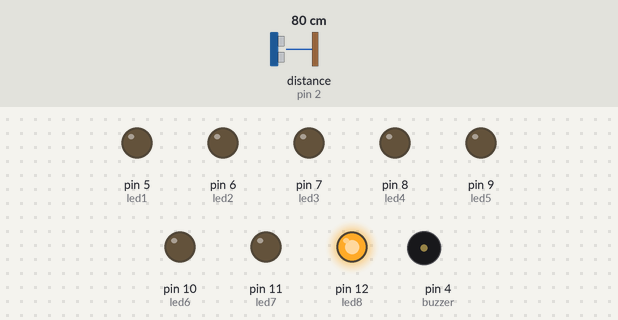
Bench run of a sketch on a simulated Arduino Uno, built with avr-gcc and run on an emulated ATmega328P. Parts: output pins drawn as LEDs (lit = HIGH), buzzer (waves = sounding). Wiring (inferred from the names in the program): ultrasonic range finder: trigger pin 3; echo pin 2. The test bench sets the inputs (shaded band); at power-on: distance to the obstacle (sensor on pin 2) 80 cm. The echo pulse lasts 58.3 µs per cm; pins used as bus, display or sensor lines are not drawn; what the sketch prints to the serial monitor is not drawn.

Above: at 13.8 s.
13.9 s: distance to the obstacle (sensor on pin 2) set to 18 cm
27.2 s: distance to the obstacle (sensor on pin 2) set to 14 cm
At 38.9 s:
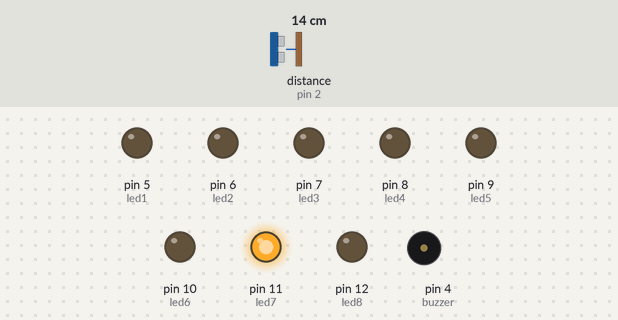
39.5 s: distance to the obstacle (sensor on pin 2) set to 2 cm
At 49.7 s:
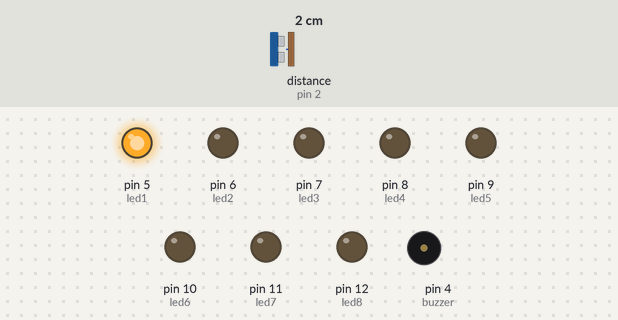
53.5 s: distance to the obstacle (sensor on pin 2) set to 9 cm
At 55.5 s:
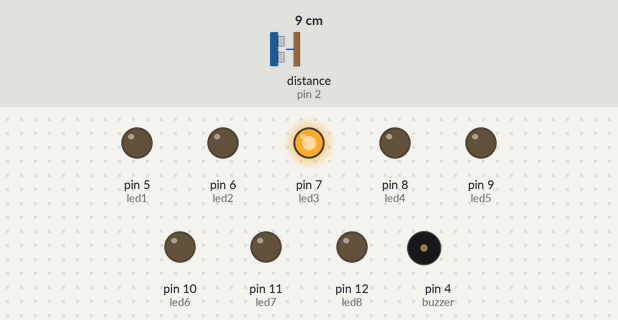
67.5 s: distance to the obstacle (sensor on pin 2) set to 4 cm
At 75.6 s:
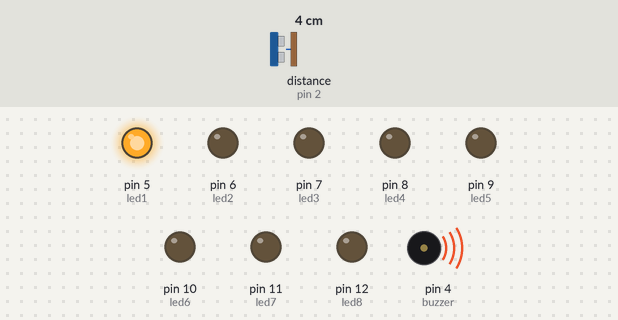
Timing chart, 0 to 82.5 s (numbered marks = the images above; inputs shaded):
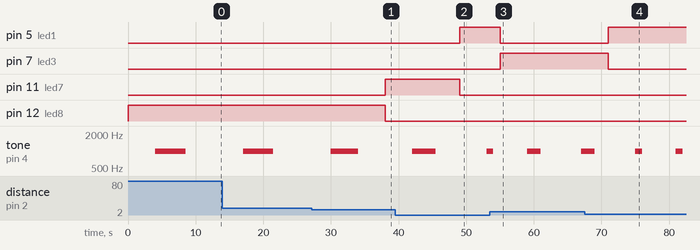

The sketch:

Sens_r.ino
```cpp
#define echoPin 2 // συνδέστε την ακίδα D2 Arduino στην ακίδα Echo του HC-SR04
#define trigPin 3 // συνδέστε την ακίδα D3 Arduino στην ακίδα Trig του HC-SR04
long duration;
int distance=100;
int led1 =5;
int led2 =6;
int led3 =7;
int led4 =8;
int led5 =9;
int led6 =10;
int led7 =11;
int led8 =12;
const int buzzer = 4; //buzzer στο pin 9

void setup()
{
 pinMode(buzzer, OUTPUT); // buzzer - pin 9 ως output
 pinMode(trigPin, OUTPUT); // Ορίζει το trigPin ως OUTPUT
 pinMode(echoPin, INPUT); // Ορίζει το echoPin ως INPUT
 Serial.begin(9600);
 pinMode(led1, OUTPUT);
 pinMode(led2, OUTPUT);
 pinMode(led3, OUTPUT);
 pinMode(led4, OUTPUT);
 pinMode(led5, OUTPUT);
 pinMode(led6, OUTPUT);
 pinMode(led7, OUTPUT);
 pinMode(led8, OUTPUT);
 Serial.println("Ultrasonic Sensor HC-SR04");
 }
void loop()

{
  digitalWrite(trigPin, LOW);
  delayMicroseconds(2);


  digitalWrite(trigPin, HIGH);
  delayMicroseconds(10);
  digitalWrite(trigPin, LOW);
  duration = pulseIn(echoPin, HIGH);
  distance = duration * 0.034 / 2; // Ταχύτητα ηχητικού κύματος διαιρούμενη με 2 (πηγαίνει και πίσω)

  if(distance >=1 && distance <= 5 )
 {
  digitalWrite(led1, HIGH);
  digitalWrite(led2, LOW);
  digitalWrite(led3, LOW);
  digitalWrite(led4, LOW);
  digitalWrite(led5, LOW);
  digitalWrite(led6, LOW);
  digitalWrite(led7, LOW);
  digitalWrite(led8, LOW);
  delay(4000);
  tone(buzzer, 1000);  // Αποστολή 1KHz ηχητικού σήματος...
  delay(1000);        // για 1sec
  noTone(buzzer);     // Σταματάμε τον ήχο
  delay(1000);        // για 1sec
 }

 if(distance > 6 && distance <= 7 )
 {
  digitalWrite(led1, LOW);
  digitalWrite(led2, HIGH);
  digitalWrite(led3, LOW);
  digitalWrite(led4, LOW);
  digitalWrite(led5, LOW);
  digitalWrite(led6, LOW);
  digitalWrite(led7, LOW);
  digitalWrite(led8, LOW);
  delay(4000);
  tone(buzzer, 1000);  // Αποστολή 1KHz ηχητικού σήματος...
  delay(1500);        // για 1sec
  noTone(buzzer);     // Σταματάμε τον ήχο
  delay(1500);        // για 1sec
 }

 if(distance > 7 && distance <= 8 )
 {
  digitalWrite(led1, LOW);
  digitalWrite(led2, LOW);
  digitalWrite(led3, HIGH);
  digitalWrite(led4, LOW);
  digitalWrite(led5, LOW);
  digitalWrite(led6, LOW);
  digitalWrite(led7, LOW);
  digitalWrite(led8, LOW);
  delay(4000);
  tone(buzzer, 1000);  // Αποστολή 1KHz ηχητικού σήματος...
  delay(2000);        // για 1sec
  noTone(buzzer);     // Σταματάμε τον ήχο
  delay(2000);        // για 1sec
 }


if(distance > 8 && distance <= 10 )
 {
  digitalWrite(led1, LOW);
  digitalWrite(led2, LOW);
  digitalWrite(led3, LOW);
  digitalWrite(led4, HIGH);
  digitalWrite(led5, LOW);
  digitalWrite(led6, LOW);
  digitalWrite(led7, LOW);
  digitalWrite(led8, LOW);
  delay(4000);
  tone(buzzer, 1000);  // Αποστολή 1KHz ηχητικού σήματος...
  delay(2500);        // για 1sec
  noTone(buzzer);     // Σταματάμε τον ήχο
  delay(2500);        // για 1sec
 }


if(distance > 10 && distance <= 11 )
 {
  digitalWrite(led1, LOW);
  digitalWrite(led2, LOW);
  digitalWrite(led3, LOW);
  digitalWrite(led4, LOW);
  digitalWrite(led5, LOW);
  digitalWrite(led6, HIGH);
  digitalWrite(led7, LOW);
  digitalWrite(led8, LOW);
  delay(4000);
  tone(buzzer, 1000);  // Αποστολή 1KHz ηχητικού σήματος...
  delay(3000);        // για 1sec
  noTone(buzzer);     // Σταματάμε τον ήχο
  delay(3000);        // για 1sec
 }

if(distance > 11 &&  distance <= 15 )
 {
  digitalWrite(led1, LOW);
  digitalWrite(led2, LOW);
  digitalWrite(led3, LOW);
  digitalWrite(led4, LOW);
  digitalWrite(led5, LOW);
  digitalWrite(led6, LOW);
  digitalWrite(led7, HIGH);
  digitalWrite(led8, LOW);
  delay(4000);
  tone(buzzer, 1000);  // Αποστολή 1KHz ηχητικού σήματος...
  delay(3500);        // για 1sec
  noTone(buzzer);     // Σταματάμε τον ήχο
  delay(3500);        // για 1sec
 }

 if(distance > 15 && distance <= 20 )
 {
  digitalWrite(led1, LOW);
  digitalWrite(led2, LOW);
  digitalWrite(led3, LOW);
  digitalWrite(led4, LOW);
  digitalWrite(led5, LOW);
  digitalWrite(led6, LOW);
  digitalWrite(led7, LOW);
  digitalWrite(led8, HIGH);
  delay(4000);
  tone(buzzer, 1000);  // Αποστολή 1KHz ηχητικού σήματος...
  delay(4000);        // για 1sec
  noTone(buzzer);     // Σταματάμε τον ήχο
  delay(4000);        // για 1sec
 }

 if(distance > 20)
 {
  digitalWrite(led1, LOW);
  digitalWrite(led2, LOW);
  digitalWrite(led3, LOW);
  digitalWrite(led4, LOW);
  digitalWrite(led5, LOW);
  digitalWrite(led6, LOW);
  digitalWrite(led7, LOW);
  digitalWrite(led8, HIGH);
  delay(4000);
  tone(buzzer, 1000);  // Αποστολή 1KHz ηχητικού σήματος...
  delay(4500);        // για 1sec
  noTone(buzzer);     // Σταματάμε τον ήχο
  delay(4500);        // για 1sec
 }
   return;
 }
```

Measured:
- the behaviour switches between 17 and 16 cm on distance to the obstacle (sensor on pin 2) (found by bisection; images 0 and 1)
- after the input at 27.2 s, pin 11 (led7): LOW → HIGH after 10.8 s; pin 12 (led8): HIGH → LOW after 10.8 s
- after the input at 39.5 s, pin 5 (led1): LOW → HIGH after 9.5 s; pin 11 (led7): HIGH → LOW after 9.5 s
- after the input at 53.5 s, pin 5 (led1): HIGH → LOW after 1.5 s; pin 7 (led3): LOW → HIGH after 1.5 s
- after the input at 67.5 s, pin 5 (led1): LOW → HIGH after 3.5 s; pin 7 (led3): HIGH → LOW after 3.5 s
